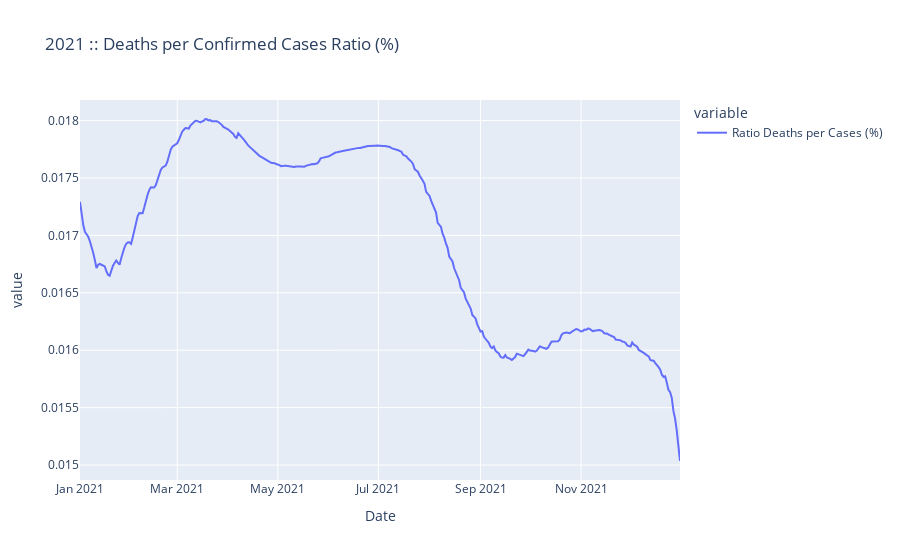

Notebook code cell kept with this figure:
### Code cell
# Identifying the highest death per confirmed case ratio, and which date it was
highest_death_per_case_ratio = vaccination_cleanUSA_df["Ratio Deaths per Cases (%)"].max()
date_highest_death_per_case_ratio = (vaccination_cleanUSA_df.loc[vaccination_cleanUSA_df["Ratio Deaths per Cases (%)"] == highest_death_per_case_ratio])["Date"]

# Identifying the lowest death per confirmed case ratio, and which date it was
lowest_death_per_case_ratio = vaccination_cleanUSA_df["Ratio Deaths per Cases (%)"].min()
date_lowest_death_per_case_ratio = (vaccination_cleanUSA_df.loc[vaccination_cleanUSA_df["Ratio Deaths per Cases (%)"] == lowest_death_per_case_ratio])["Date"]

# Printing the information for further analysis
print(f"Date with the highest deaths per cases ratio: ({highest_death_per_case_ratio}) - {date_highest_death_per_case_ratio}")
print(f"Date with the lowest deaths per cases ratio: ({lowest_death_per_case_ratio}) - {date_lowest_death_per_case_ratio}")
print(f"Impact of deaths per cases after vaccination started (2021): {(1-(lowest_death_per_case_ratio/highest_death_per_case_ratio))*100} %")

# Plottin the Data Frame
vaccination_cleanUSA_df.plot(x='Date', y=['Ratio Deaths per Cases (%)'], title="2021 :: Deaths per Confirmed Cases Ratio (%)")
# TO-DO: How to save this interactive file ?
# TO-DO: How to centralise the title ?
# TO-DO: How to rotate the xlabels ?

### Figure 1 — Plotly figure (JSON) as saved in the notebook; plotly's stock layout.template omitted (floating-point values rounded to 4 significant figures; data arrays with more than 128 entries replaced by an {"elided": "..."} marker saying what was removed)
{"data": [{"hovertemplate": "variable=Ratio Deaths per Cases (%)<br>Date=%{x}<br>value=%{y}<extra></extra>", "legendgroup": "Ratio Deaths per Cases (%)", "line": {"color": "#636efa", "dash": "solid"}, "marker": {"symbol": "circle"}, "mode": "lines", "name": "Ratio Deaths per Cases (%)", "orientation": "v", "showlegend": true, "type": "scatter", "x": {"elided": "365 str values"}, "xaxis": "x", "y": {"elided": "365 float values"}, "yaxis": "y"}], "layout": {"legend": {"title": {"text": "variable"}, "tracegroupgap": 0}, "title": {"text": "2021 :: Deaths per Confirmed Cases Ratio (%)"}, "xaxis": {"anchor": "y", "domain": [0, 1], "title": {"text": "Date"}}, "yaxis": {"anchor": "x", "domain": [0, 1], "title": {"text": "value"}}}}
